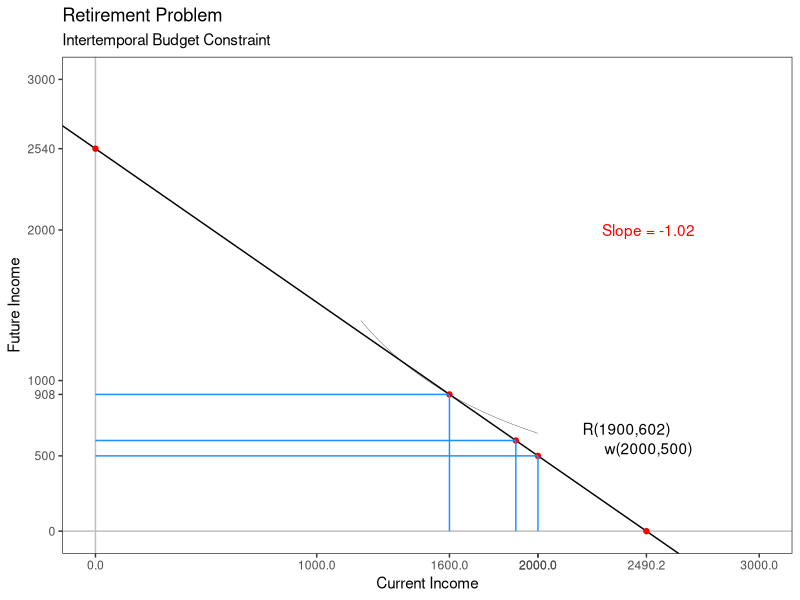
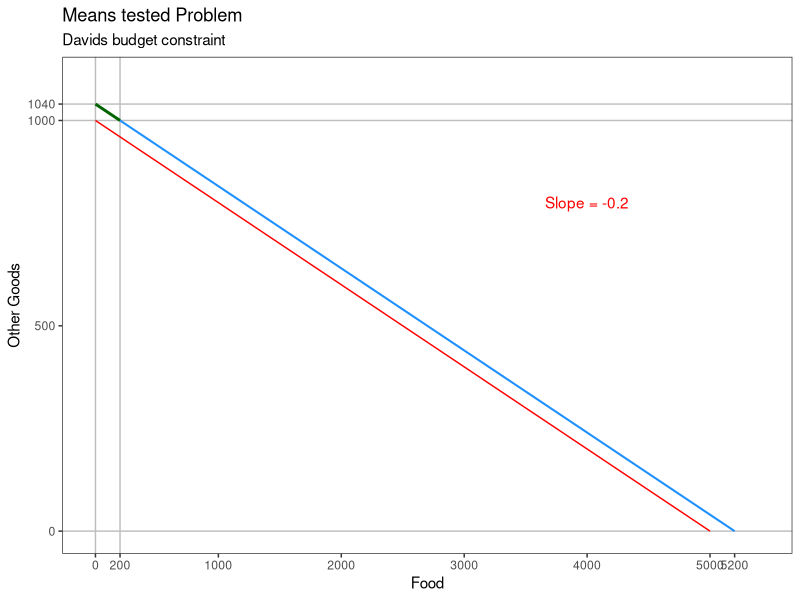

Write R code to recreate these figures, in order.
## ---- chunk 1

library(knitr)
knitr::opts_chunk$set(cache = TRUE,
                      echo = FALSE, 
                      message = FALSE, 
                      warning = FALSE, 
                      cache.lazy = FALSE, 
                      fig.align = "center", 
                      fig.width = 6, 
                      fig.height = 4)
library(tidyverse)
library(magrittr)
library(scales)
library(gridExtra)
## ---- chunk 2
p1 = ggplot()+
  theme_bw()+
  theme(panel.grid = element_blank())+
  scale_x_continuous(limits = c(0,3000), breaks = c(seq(0,3000,1000),2490.2,2000,1600))+
  scale_y_continuous(limits = c(0,3000), breaks = c(seq(0,3000,1000),2540,500,908))+
  labs(title = "Retirement Problem",subtitle = "Intertemporal Budget Constraint",x = "Current Income", y = "Future Income")+
  geom_hline(yintercept = 0, color = "grey")+
  geom_vline(xintercept = 0, color = "grey")+
  geom_abline(slope = -1.02, intercept = 2540)+
  annotate(geom = "point", x = c(0,2490.196,2000,1600,1900),y = c(2540,0,500,908,602), color = "red")+
  annotate(geom = "segment", x = c(2000,2000,1600,1600,1900,1900),y = c(500,500,908,908,602,602),xend = c(2000,0,1600,0,1900,0), yend = c(0,500,0,908,0,602), color = "dodgerblue")+
  annotate(geom = "text", x = 2500, y = 550, label = "w(2000,500)")+
  annotate(geom = "text", x = 2400, y = 680, label = "R(1900,602)")+
  annotate(geom = "text", x = 2500, y = 2000, label = "Slope = -1.02", color = "red")+
  annotate(geom = "line", x = seq(1200,2000,1), y = sqrt(3.377005e+15/seq(1200,2000,1)^3), size = 0.1)
p1
## ---- chunk 3

p2 = ggplot()+
  theme_bw()+
  theme(panel.grid = element_blank())+
  scale_x_continuous(limits = c(0,5400), breaks = c(seq(0,5000,1000),200,5200))+
  scale_y_continuous(limits = c(0,1100), breaks = c(seq(0,1000,500),1040))+
  labs(title = "Means tested Problem",subtitle = "Davids budget constraint",x = "Food", y = "Other Goods")+
  geom_hline(yintercept = c(0,1000,1040), color = "grey")+
  geom_vline(xintercept = c(0,200), color = "grey")+
  annotate(geom = "segment", x = 5000, y = 0, xend = 0, yend = 1000, color = "red")+
  annotate(geom = "segment", x = 5200, y = 0, xend = 200, yend = 1000, color = "dodgerblue", size = 0.7)+
  annotate(geom = "segment", x = 200, y = 1000, xend = 0, yend = 1040, color = "darkgreen", size = 1)+
  annotate(geom = "text", x = 4000, y = 800, label = "Slope = -0.2", color = "red")

p2

